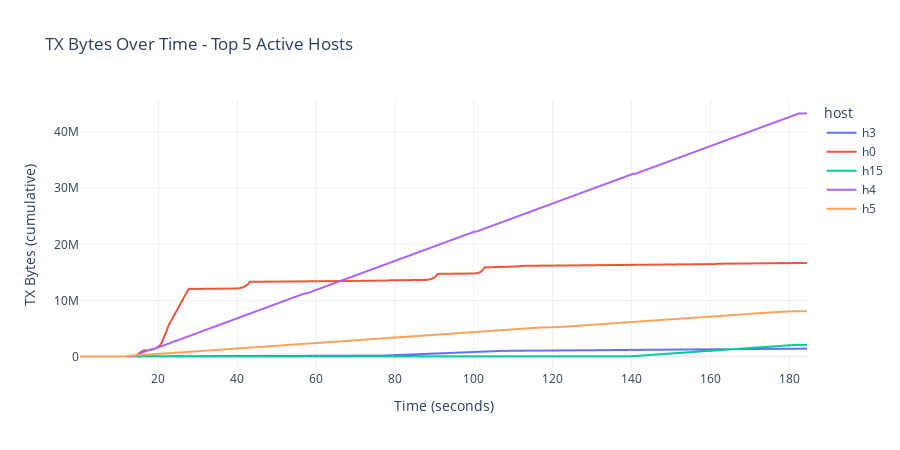

Notebook source saved alongside this figure:
### Markdown cell above
## 12. Individual Host Traffic Over Time

Line plots showing traffic evolution for selected hosts.

### Code cell
# Select top 5 hosts by traffic
top_hosts = (
    host_traffic.sort("total_tx_bytes", descending=True).head(5)["host"].to_list()
)

# Filter interfaces for top hosts
top_host_data = interfaces.filter(pl.col("host").is_in(top_hosts))

# Line plot for each host
fig = px.line(
    top_host_data.to_pandas(),
    x="time_seconds",
    y="tx_bytes",
    color="host",
    title="TX Bytes Over Time - Top 5 Active Hosts",
    labels={"time_seconds": "Time (seconds)", "tx_bytes": "TX Bytes (cumulative)"},
)
fig.update_layout(template="plotly_white", height=450, hovermode="x unified")
fig.show()

### Figure 1 — Plotly figure (JSON) as saved in the notebook; plotly's stock layout.template omitted (floating-point values rounded to 4 significant figures; data arrays with more than 128 entries replaced by an {"elided": "..."} marker saying what was removed)
{"data": [{"hovertemplate": "host=h3<br>Time (seconds)=%{x}<br>TX Bytes (cumulative)=%{y}<extra></extra>", "legendgroup": "h3", "line": {"color": "#636efa", "dash": "solid"}, "marker": {"symbol": "circle"}, "mode": "lines", "name": "h3", "showlegend": true, "type": "scattergl", "x": {"elided": "355 float values"}, "xaxis": "x", "y": {"elided": "355 int values"}, "yaxis": "y"}, {"hovertemplate": "host=h0<br>Time (seconds)=%{x}<br>TX Bytes (cumulative)=%{y}<extra></extra>", "legendgroup": "h0", "line": {"color": "#EF553B", "dash": "solid"}, "marker": {"symbol": "circle"}, "mode": "lines", "name": "h0", "showlegend": true, "type": "scattergl", "x": {"elided": "354 float values"}, "xaxis": "x", "y": {"elided": "354 int values"}, "yaxis": "y"}, {"hovertemplate": "host=h15<br>Time (seconds)=%{x}<br>TX Bytes (cumulative)=%{y}<extra></extra>", "legendgroup": "h15", "line": {"color": "#00cc96", "dash": "solid"}, "marker": {"symbol": "circle"}, "mode": "lines", "name": "h15", "showlegend": true, "type": "scattergl", "x": {"elided": "355 float values"}, "xaxis": "x", "y": {"elided": "355 int values"}, "yaxis": "y"}, {"hovertemplate": "host=h4<br>Time (seconds)=%{x}<br>TX Bytes (cumulative)=%{y}<extra></extra>", "legendgroup": "h4", "line": {"color": "#ab63fa", "dash": "solid"}, "marker": {"symbol": "circle"}, "mode": "lines", "name": "h4", "showlegend": true, "type": "scattergl", "x": {"elided": "355 float values"}, "xaxis": "x", "y": {"elided": "355 int values"}, "yaxis": "y"}, {"hovertemplate": "host=h5<br>Time (seconds)=%{x}<br>TX Bytes (cumulative)=%{y}<extra></extra>", "legendgroup": "h5", "line": {"color": "#FFA15A", "dash": "solid"}, "marker": {"symbol": "circle"}, "mode": "lines", "name": "h5", "showlegend": true, "type": "scattergl", "x": {"elided": "354 float values"}, "xaxis": "x", "y": {"elided": "354 int values"}, "yaxis": "y"}], "layout": {"height": 450, "hovermode": "x unified", "legend": {"title": {"text": "host"}, "tracegroupgap": 0}, "title": {"text": "TX Bytes Over Time - Top 5 Active Hosts"}, "xaxis": {"anchor": "y", "domain": [0, 1], "title": {"text": "Time (seconds)"}}, "yaxis": {"anchor": "x", "domain": [0, 1], "title": {"text": "TX Bytes (cumulative)"}}}}
